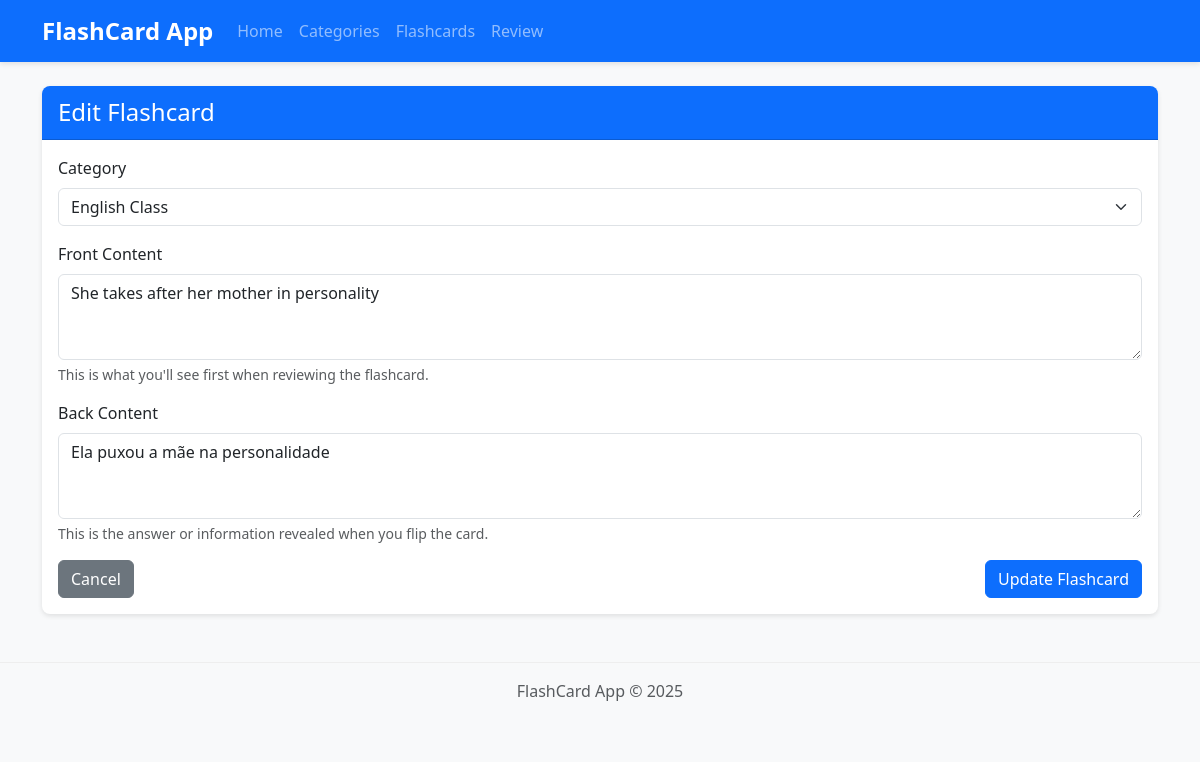
Page /flashcards/edit/92 on the committed database.
### tables this page shows
CREATE TABLE flashcards (
        id INTEGER PRIMARY KEY AUTOINCREMENT,
        category_id INTEGER,
        front_content TEXT NOT NULL,
        back_content TEXT NOT NULL,
        created_at TIMESTAMP DEFAULT CURRENT_TIMESTAMP,
        last_reviewed TIMESTAMP,
        review_count INTEGER DEFAULT 0,
        difficulty_level INTEGER DEFAULT 0,
        FOREIGN KEY (category_id) REFERENCES categories (id)
    );

CREATE TABLE categories (
        id INTEGER PRIMARY KEY AUTOINCREMENT,
        name TEXT NOT NULL UNIQUE,
        description TEXT
    );

### app.py (the view, shortened to what this page needs)
@app.route('/flashcards/edit/<int:flashcard_id>', methods=['GET', 'POST'])
def edit_flashcard(flashcard_id):
    flashcard = flashcard_model.get_flashcard_by_id(flashcard_id)
    categories = category_model.get_all_categories()
    if not flashcard:
        flash('Flashcard not found', 'error')
        return redirect(url_for('list_flashcards'))
    return render_template('flashcard_form.html', flashcard=flashcard, categories=categories)

### app.py (called while the page is built)
@app.context_processor
def inject_now():
    return {'now': datetime.datetime.now()}

### models.py (called while the page is built)
    def get_connection(self):
        conn = sqlite3.connect(self.db_path)
        conn.row_factory = sqlite3.Row  # This allows accessing columns by name
        return conn

    def close_connection(self, conn):
        if conn:
            conn.close()

    def get_all_categories(self):
        conn = self.db_manager.get_connection()
        cursor = conn.cursor()
        cursor.execute('SELECT * FROM categories ORDER BY name')
        categories = cursor.fetchall()
        self.db_manager.close_connection(conn)
        return categories

    def get_flashcard_by_id(self, flashcard_id):
        conn = self.db_manager.get_connection()
        cursor = conn.cursor()
        cursor.execute('''
            SELECT f.*, c.name as category_name
            FROM flashcards f
            LEFT JOIN categories c ON f.category_id = c.id
            WHERE f.id = ?
        ''', (flashcard_id,))
        flashcard = cursor.fetchone()
        self.db_manager.close_connection(conn)
        return flashcard

### templates/flashcard_form.html (shortened to what this page needs)
{% extends 'base.html' %}
{% block content %}
<div class="card">
    <div class="card-header bg-primary text-white">
        <h2 class="h4 mb-0">
            {% if flashcard %}
                Edit Flashcard
            {% else %}
                Add Flashcard
            {% endif %}
        </h2>
    </div>
    <div class="card-body">
        <form method="POST">
            <div class="mb-3">
                <label for="category_id" class="form-label">Category</label>
                <select class="form-select" id="category_id" name="category_id">
                    {% for category in categories %}
                    <option value="{{ category.id }}" {% if flashcard and flashcard.category_id == category.id %}selected{% endif %}>
                        {{ category.name }}
                    </option>
                    {% endfor %}
                </select>
            </div>
            <div class="mb-3">
                <label for="front_content" class="form-label">Front Content</label>
                <textarea class="form-control" id="front_content" name="front_content" rows="3" required>{{ flashcard.front_content if flashcard else '' }}</textarea>
                <div class="form-text">This is what you'll see first when reviewing the flashcard.</div>
            </div>
            <div class="mb-3">
                <label for="back_content" class="form-label">Back Content</label>
                <textarea class="form-control" id="back_content" name="back_content" rows="3" required>{{ flashcard.back_content if flashcard else '' }}</textarea>
                <div class="form-text">This is the answer or information revealed when you flip the card.</div>
            </div>
            <div class="d-flex justify-content-between">
                <a href="{{ url_for('list_flashcards') }}" class="btn btn-secondary">Cancel</a>
                <button type="submit" class="btn btn-primary">
                    {% if flashcard %}
                        Update Flashcard
                    {% else %}
                        Add Flashcard
                    {% endif %}
                </button>
            </div>
        </form>
    </div>
</div>
{% endblock %}

### static/css/style.css (style rules this page uses)
body { font-family: 'Segoe UI', Tahoma, Geneva, Verdana, sans-serif; background-color: #f8f9fa; color: #333; }
.card { border-radius: 8px; overflow: hidden; margin-bottom: 20px; border: none; box-shadow: 0 2px 5px rgba(0,0,0,0.1); }
.card-header { font-weight: 600; padding: 12px 16px; }

### rows in the picture
flashcards: category_id "English Class", front_content "She takes after her mother in personality", back_content "Ela puxou a mãe na personalidade"
